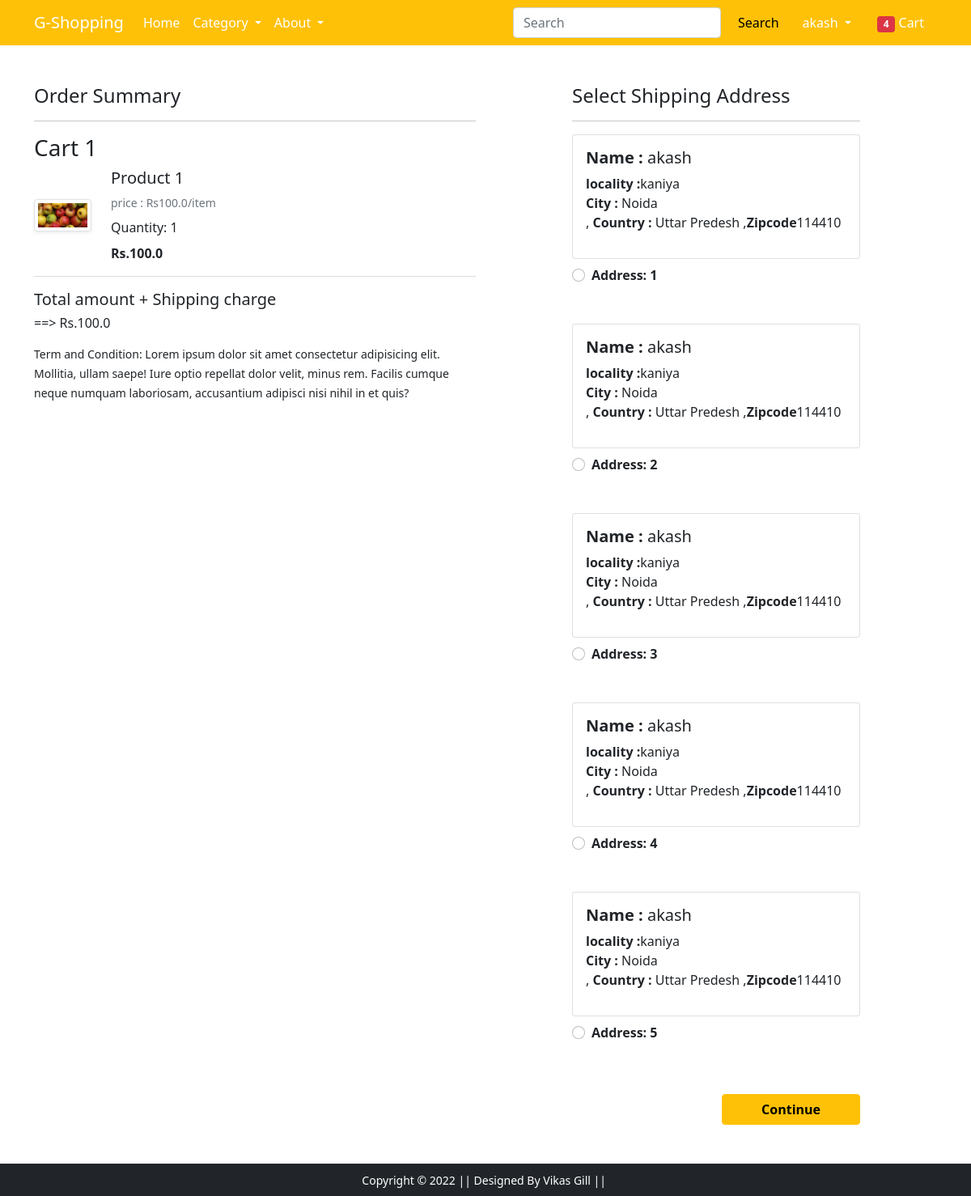
Page /checkout/ (signed in) on the earlier database version.
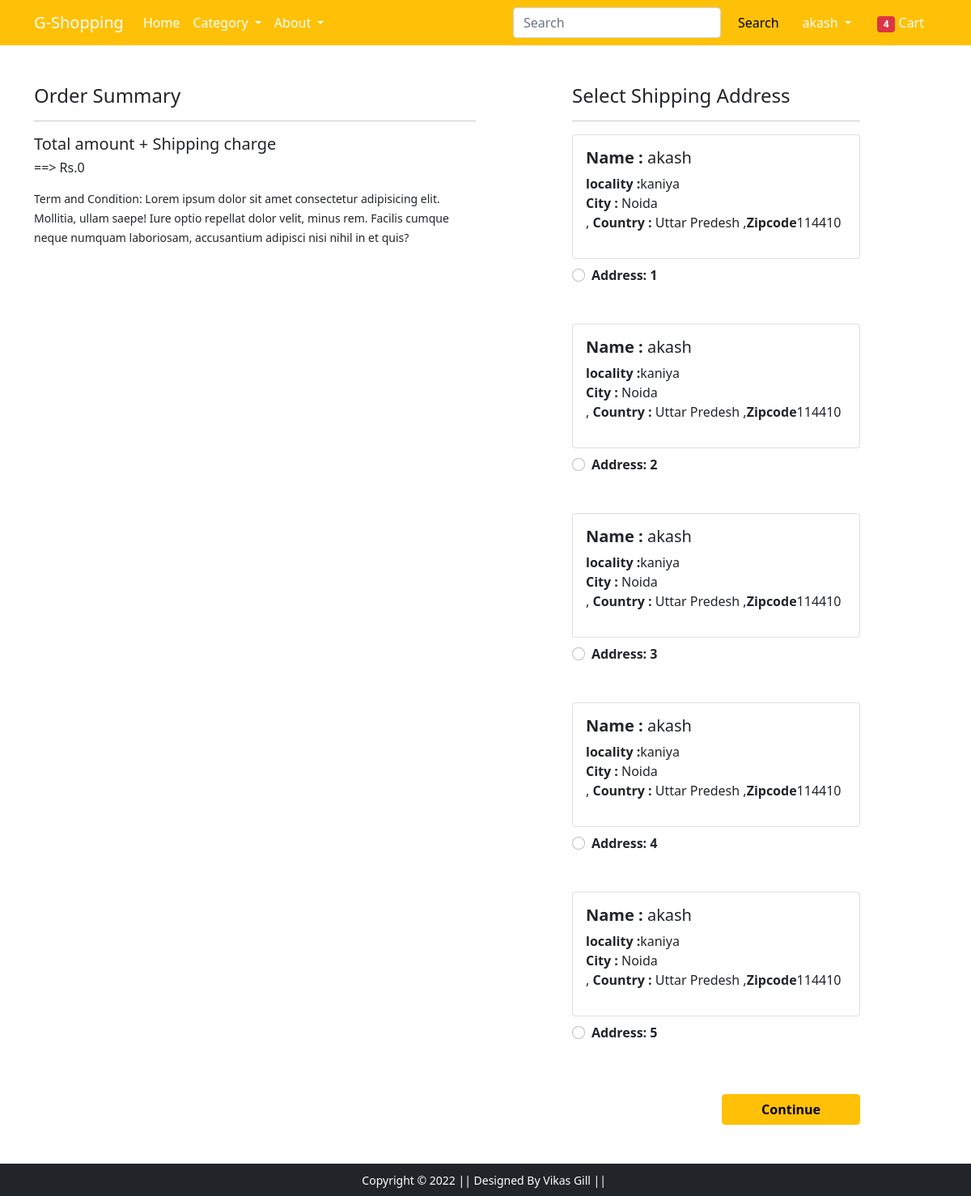
Same page on the later database version.
### customer/models.py (models this page shows, shortened)
class Cart(models.Model):
    user=models.ForeignKey(UserAccount,on_delete=models.CASCADE)
    product=models.ForeignKey(Product,on_delete=models.CASCADE)
    quantity=models.PositiveIntegerField(default=1)
    @property
    def total_cost(self):
        return self.quantity * self.product.selling_price

class Product(models.Model):
    category=models.ForeignKey(Category,on_delete=models.CASCADE)
    name=models.CharField(max_length=100)
    image=models.ImageField(upload_to='customer/product/image')
    description=models.TextField(max_length=400)
    selling_price=models.FloatField()
    discount_price=models.FloatField()

### account/models.py (models this page shows, shortened)
class UserAddress(models.Model):
    user=models.ForeignKey(UserAccount,on_delete=models.CASCADE)
    mobile_number=models.CharField(max_length=15,default="")
    country=models.CharField(max_length=100)
    state=models.CharField(max_length=100)
    city=models.CharField(max_length=100)
    locality=models.CharField(max_length=100)
    zipcode=models.CharField(max_length=100)

class UserAccount(models.Model):
    user=models.OneToOneField(User,on_delete=models.CASCADE)
    user_type = models.CharField(max_length=10, choices=USER_TYPE)
    gender=models.CharField(max_length=10,choices=GENDER_TYPE)
    date_of_birth=models.DateField(null=True,blank=True)
    mobile_number=models.CharField(max_length=15,default="")
    profile_image=models.ImageField(upload_to='account/profile_image',default='account/profile_image',null=True)
    is_block=models.BooleanField(default=False)
    is_verified=models.BooleanField(default=False)
    when_add = models.DateTimeField(auto_now_add = True)
    def __str__(self):
    	return str(self.user.username)

### customer/views.py (the view)
# urls.py: path('checkout/', checkout, name='checkout'),
def checkout(request):
    us=UserAccount.objects.get(user=request.user)
    cart=Cart.objects.filter(user=us)
    add=UserAddress.objects.filter(user=us)
    total_amount=0
    amount=0
    shipping=0
    if cart:
        for i in cart:
            tot=i.quantity*i.product.selling_price
            amount+=tot
        total_amount+=shipping+amount
    return render(request, 'customer/checkout.html',context={'cart':cart,'address':add,'amount':amount,'total_amount':total_amount})

### templates/customer/checkout.html (shortened to what this page needs)
{% extends 'customer/base.html' %}
{% load static %}
{% block main-content %}
<div class="container">
 <div class="row mt-5">
  <div class="col-sm-6">
    <h4>Order Summary</h4>
    <hr>
    {% for i in cart %}
    <h3>Cart {{forloop.counter}}</h3>
    <div class="row">
     <div class="col-sm-2 text-center align-self-center"><img src="{{i.product.image.url}}" alt="" srcset="" class="img-fluid img-thumbnail shadow-sm" height="150" width="150"> </div>
     <div class="col-sm-9">
      <div>
       <h5>Product 1</h5>
       <p class="mb-1 text-muted small">price : Rs{{i.product.selling_price}}/item</p>
       <div class="my-2">
        <label for="quantity">Quantity:</label>
          <span id="quantity">{{i.quantity}}</span>
       </div>
       <div class="d-flex justify-content-between">
        <p class="mb-0"><span><strong>Rs.{{i.total_cost}} </strong></span></p>
       </div>
      </div>
     </div>
    </div>
    <hr class="text-muted">
    {% endfor %}
    <p><h5>Total amount + Shipping charge</h5><h6> ==> Rs.{{total_amount}}</h6></p>
    <small>Term and Condition: Lorem ipsum dolor sit amet consectetur adipisicing elit. Mollitia, ullam saepe! Iure optio repellat dolor velit, minus rem. Facilis cumque neque numquam laboriosam, accusantium adipisci nisi nihil in et quis?</small>
  </div>
  <div class="col-sm-4 offset-sm-1">
    <h4>Select Shipping Address</h4>
    <hr>
    <form action="/order_placed/">
    {% for i in address %}
      <div class="card">
        <div class="card-body">
        <h5><strong>Name : </strong>{{i.user}}</h5>
        <p><strong>locality :</strong>{{i.locality}} <br><strong>City : </strong>{{i.city}} <br>  , <strong>Country : </strong>{{i.state}} ,<strong>Zipcode</strong>{{i.zipcode}} </p>
        </div>
      </div>
        <div class="form-check mt-2 mb-5">
          <input class="form-check-input" type="radio" name="cusid" id="cusadd{{forloop.counter}}" value="{{i.id}}">
          <label class="form-check-label fw-bold" for="cusadd{{forloop.counter}}">
            Address: {{forloop.counter}} </label>
        </div>
        {% endfor %}
        <div class="text-end">
          <button type="submit" class="btn btn-warning mt-3 px-5 fw-bold">Continue</button>
        </div>
      </form>
    </div>
  </div>
</div>
{% endblock main-content %}

Differences in the rows shown:
removed Cart: product.image (picture), product.selling_price "100.0", quantity "1", total_cost "100.0"
Other differences:
{{ total_amount }}: "100.0" → "0"
